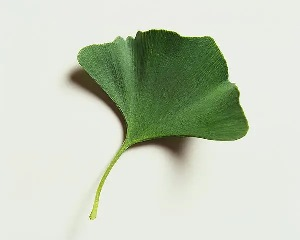
#> input picture Experiment 3/leaf.jpg, 300 x 240 px
$ python 'task 5.py' leaf.jpg   (older library calls are emulated)
#> lines starting #> are read from the running program, lines starting #| are printed output that depends on the picture; after the words box and inside, x2 and y2 are one past the last pixel; in counts of white or black regions, pixels touching at a corner belong together
# Task 5: Complete Image Segmentation and Description Pipeline
import os
import sys
import argparse

import cv2
import numpy as np
import matplotlib.pyplot as plt

# skimage imports
try:
    from skimage.feature import graycomatrix, graycoprops
    from skimage import img_as_ubyte
except Exception:
    print("Error: scikit-image is required. Install with `pip install scikit-image`.")
    sys.exit(1)


def complete_pipeline(image_path=None):
#> called with image_path = 'leaf.jpg'
    if image_path is None:
        script_dir = os.path.dirname(os.path.abspath(__file__))
        image_path = os.path.join(script_dir, 'leaf.jpg')
    """Complete pipeline for leaf image segmentation and feature extraction"""

    print("=" * 60)
    print("COMPLETE LEAF IMAGE PROCESSING PIPELINE")
    print("=" * 60)

    # Step 1: Read and display image
    print("\nStep 1: Reading image...")
    if not os.path.exists(image_path):
        print(f"Error: image not found at '{image_path}'")
        return

    image = cv2.imread(image_path)
#> image is the input picture: shape (240, 300, 3); mean B, G, R 190, 207.4, 198.7
    if image is None:
        print(f"Error: Could not read {image_path}")
        return

    image_rgb = cv2.cvtColor(image, cv2.COLOR_BGR2RGB)
    gray = cv2.cvtColor(image, cv2.COLOR_BGR2GRAY)
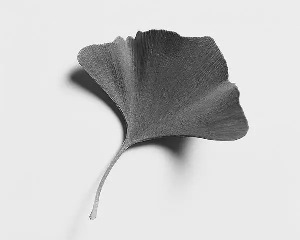
#> gray: shape (240, 300); min 17, max 252, mean 202.7
    print(f"  Image size: {image.shape}")
#|   Image size: (240, 300, 3)

    # Step 2: Threshold segmentation
    print("\nStep 2: Threshold segmentation...")
    otsu_thresh, binary = cv2.threshold(gray, 0, 255, cv2.THRESH_BINARY + cv2.THRESH_OTSU)
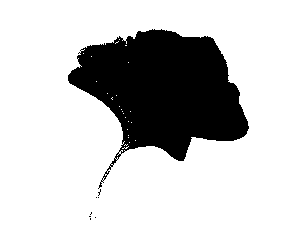
#> binary: shape (240, 300); 78.8% white; 8 black regions (7 under 20 px), largest, box (x1, y1, x2, y2) and area: (68, 29, 249, 189) 15263
#> otsu_thresh = 161
    print(f"  Otsu threshold value: {otsu_thresh}")
#|   Otsu threshold value: 161.0

    # Step 3: Morphological filtering
    print("\nStep 3: Morphological filtering...")
    kernel = cv2.getStructuringElement(cv2.MORPH_ELLIPSE, (5, 5))
    opening = cv2.morphologyEx(binary, cv2.MORPH_OPEN, kernel, iterations=2)
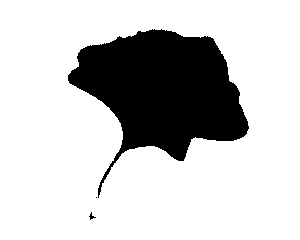
#> opening: shape (240, 300); 78.5% white; 3 black regions (1 under 20 px), largest, box (x1, y1, x2, y2) and area: (68, 29, 249, 198) 15433, (89, 212, 96, 220) 21
    closing = cv2.morphologyEx(opening, cv2.MORPH_CLOSE, kernel, iterations=2)
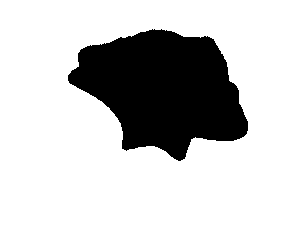
#> closing: shape (240, 300); 78.8% white; 1 black region, box (x1, y1, x2, y2) and area: (68, 29, 248, 161) 15230

    # Find largest connected component (leaf)
    num_labels, labels, stats, _ = cv2.connectedComponentsWithStats(closing, connectivity=8)
#> num_labels = 2; stats = [[68, 29, 180, 132, 15230], [0, 0, 300, 240, 56770]]
    if num_labels <= 1:
        # no components found (only background)
        print("Warning: no connected components found; using morphological result as mask")
        leaf_mask = closing
    else:
        largest_label = 1 + np.argmax(stats[1:, cv2.CC_STAT_AREA])
#> largest_label = 1
        leaf_mask = np.uint8(labels == largest_label) * 255
        print(f"  Found {num_labels-1} regions")
#|   Found 1 regions
        print(f"  Leaf area: {stats[largest_label, cv2.CC_STAT_AREA]} pixels")
#|   Leaf area: 56770 pixels

    # Step 4: Extract leaf region
    leaf_region = cv2.bitwise_and(gray, gray, mask=leaf_mask)
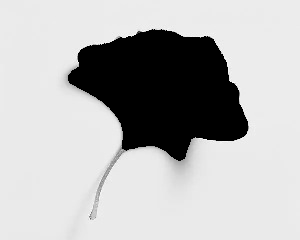
#> leaf_region: shape (240, 300); min 0, max 252, mean 183.6
    leaf_region_color = cv2.bitwise_and(image_rgb, image_rgb, mask=leaf_mask)

    # Step 5: Calculate features
    print("\nStep 4: Calculating features...")

    # Statistical features
    leaf_pixels = leaf_region[leaf_mask > 0]
    if leaf_pixels.size == 0:
        print("Error: no leaf pixels found in mask. Aborting feature calculation.")
        return

    mean_intensity = np.mean(leaf_pixels)
#> mean_intensity = 232.9
    std_intensity = np.std(leaf_pixels)
#> std_intensity = 8.71

    # Texture features using GLCM
    leaf_region_uint8 = img_as_ubyte(leaf_region)
    glcm = graycomatrix(leaf_region_uint8,
                        distances=[1],
                        angles=[0],
                        levels=256,
                        symmetric=True,
                        normed=True)

    contrast = graycoprops(glcm, 'contrast')[0, 0]
#> contrast = 176.3
    homogeneity = graycoprops(glcm, 'homogeneity')[0, 0]
#> homogeneity = 0.924
    energy = graycoprops(glcm, 'energy')[0, 0]
#> energy = 0.474

    # Display all results
    fig, axes = plt.subplots(2, 3, figsize=(15, 10))

    titles = ['Original Image', 'Binary (BWI)', 'Leaf Mask',
              'Leaf Region', 'Histogram', 'Features']

    images = [image_rgb, binary, leaf_mask,
              leaf_region_color, None, None]

    for i in range(6):
        ax = axes[i//3, i%3]

        if i < 4:
            if i == 3:  # Leaf region color
                ax.imshow(images[i])
            else:
                ax.imshow(images[i], cmap='gray' if i in [1, 2] else None)
            ax.set_title(titles[i])
            ax.axis('off')

        elif i == 4:  # Histogram
            ax.hist(leaf_pixels, bins=50, color='green', alpha=0.7)
            ax.set_title('Leaf Region Histogram')
            ax.set_xlabel('Intensity')
            ax.set_ylabel('Frequency')
            ax.axvline(mean_intensity, color='red', linestyle='--',
                      label=f'Mean: {mean_intensity:.1f}')
            ax.legend()

        else:  # Features text
            ax.axis('off')
            features_text = f"""STATISTICAL FEATURES:
Mean Intensity: {mean_intensity:.2f}
Std Intensity: {std_intensity:.2f}
Min/Max: {leaf_pixels.min():.0f}/{leaf_pixels.max():.0f}
Area: {len(leaf_pixels)} pixels

TEXTURE FEATURES:
Contrast: {contrast:.4f}
Homogeneity: {homogeneity:.4f}
Energy: {energy:.4f}

IMAGE INFO:
Size: {image.shape[1]}x{image.shape[0]}
Channels: {image.shape[2]}
Format: {image.dtype}
"""
            ax.text(0.1, 0.5, features_text, fontsize=10,
                   verticalalignment='center',
                   bbox=dict(boxstyle='round', facecolor='lightblue', alpha=0.5))

    plt.suptitle('Leaf Image Segmentation and Feature Extraction', fontsize=16)
    plt.tight_layout()
    plt.show()
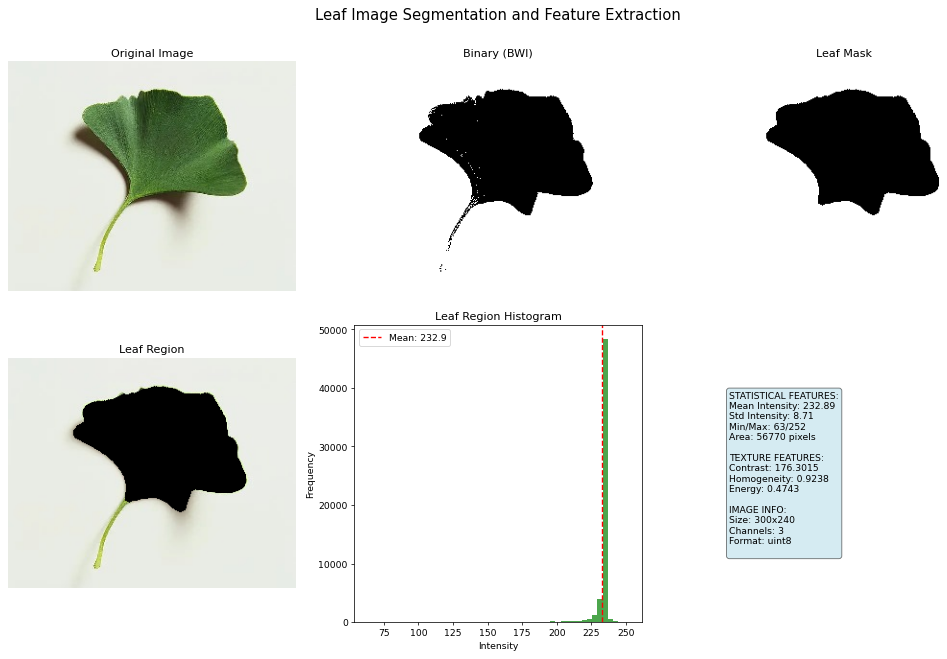
#> figure drawn by matplotlib, 5 panels; panel 5: tallest bar 48390 high, from x = 233.1 to 236.9

    # Save results
    cv2.imwrite('results_binary.jpg', binary)
    cv2.imwrite('results_mask.jpg', leaf_mask)
    cv2.imwrite('results_leaf_region.jpg', cv2.cvtColor(leaf_region_color, cv2.COLOR_RGB2BGR))
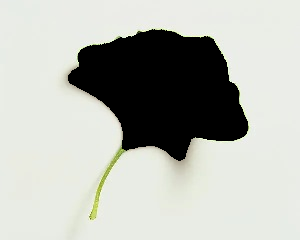
#> saved as results_leaf_region.jpg: shape (240, 300, 3); mean B, G, R 178.5, 185.1, 182.9

    print("\nStep 5: Saving results...")
    print("  Binary image saved as: 'results_binary.jpg'")
    print("  Leaf mask saved as: 'results_mask.jpg'")
    print("  Leaf region saved as: 'results_leaf_region.jpg'")

    # Print summary
    print("\n" + "=" * 60)
    print("PROCESSING COMPLETE - SUMMARY")
    print("=" * 60)
    print(f"Image: {image_path}")
    print(f"Leaf area: {len(leaf_pixels)} pixels ({100*len(leaf_pixels)/(gray.size):.1f}% of image)")
#| Leaf area: 56770 pixels (78.8% of image)
    print(f"Mean leaf intensity: {mean_intensity:.1f}")
#| Mean leaf intensity: 232.9
    print(f"Leaf texture contrast: {contrast:.4f}")
#| Leaf texture contrast: 176.3015
    print("=" * 60)

if __name__ == '__main__':
    parser = argparse.ArgumentParser(description='Run complete leaf processing pipeline')
    parser.add_argument('image', nargs='?', help='Path to input image (optional)')
    args = parser.parse_args()
    complete_pipeline(args.image)
